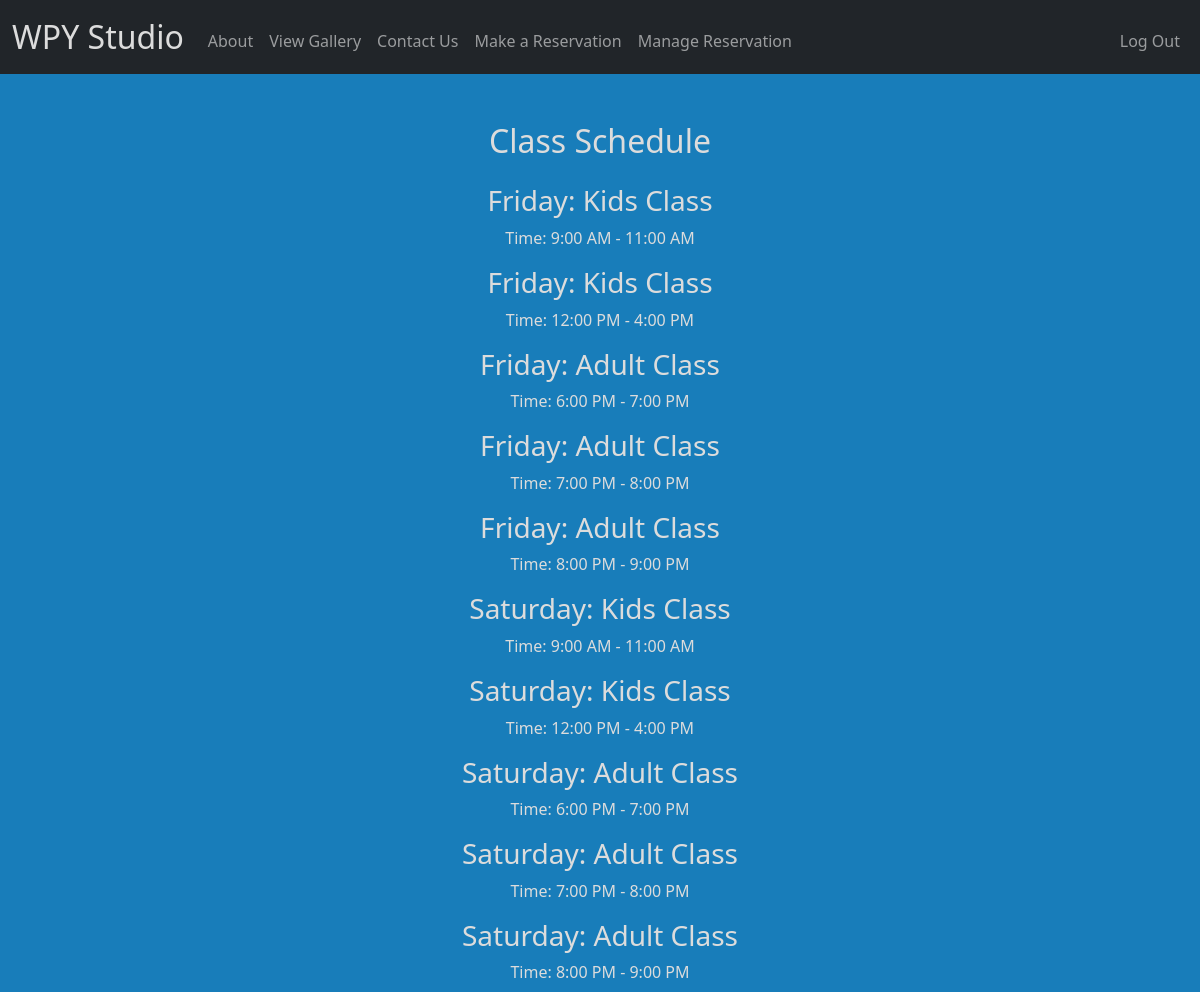
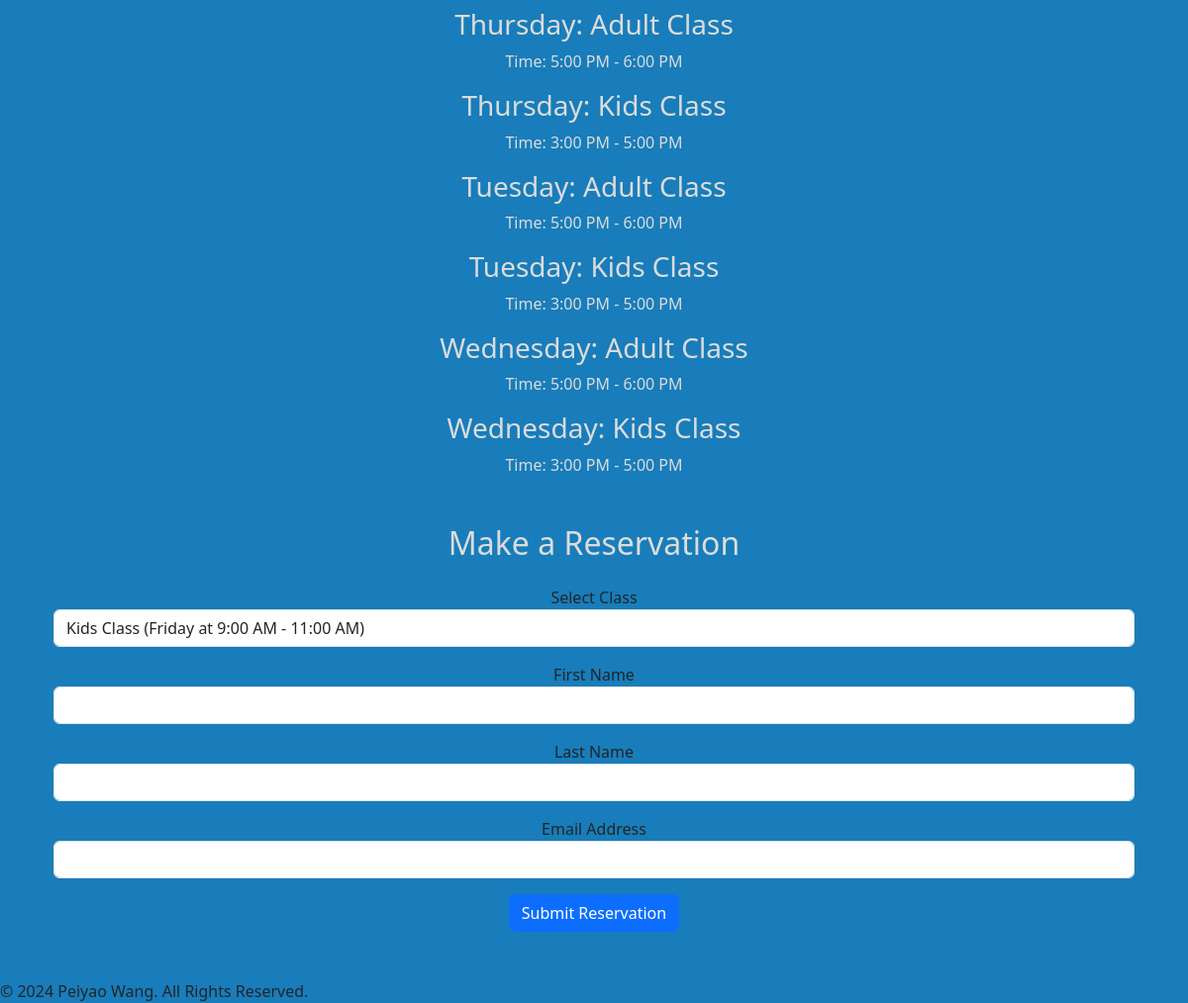
Screenshot of /make_reservation (signed in) with the database file from the repository (2 pictures, top to bottom).
### tables this page shows
CREATE TABLE classes (
    id INTEGER PRIMARY KEY AUTOINCREMENT,
    day TEXT NOT NULL,
    name TEXT NOT NULL,
    time TEXT NOT NULL
);

### app.py (the view, shortened to what this page needs)
@app.route("/make_reservation", methods=["GET", "POST"])
@login_required  # Ensures only logged-in users can make a reservation
def make_reservation():
    class_schedule = get_class_schedule()
    return render_template("make_reservation.html", class_schedule=class_schedule)

### app.py (called while the page is built)
def get_class_schedule():
    conn = sqlite3.connect('reservation.db')
    conn.row_factory = sqlite3.Row
    classes = conn.execute('SELECT * FROM classes ORDER BY day').fetchall()
    conn.close()
    return classes

@app.after_request
def after_request(response):
    response.headers["Cache-Control"] = "no-cache, no-store, must-revalidate"
    response.headers["Expires"] = 0
    response.headers["Pragma"] = "no-cache"
    return response

### helpers.py (called while the page is built)
def login_required(f):
    @wraps(f)
    def decorated_function(*args, **kwargs):
        if session.get("user_id") is None:
            return redirect("/login")
        return f(*args, **kwargs)
    return decorated_function

### templates/make_reservation.html (shortened to what this page needs)
{% extends "layout.html" %}
{% block main %}
    <div class="container">
        <h2 class="text-center mb-4">Class Schedule</h2>
        {% for class in class_schedule %}
            <div class="mb-3">
                <h3>{{ class.day }}: {{ class.name }}</h3>
                <p>Time: {{ class.time }}</p>
            </div>
        {% endfor %}
        <h2 class="text-center mt-5 mb-4">Make a Reservation</h2>
        <form action="{{ url_for('make_reservation') }}" method="post">
            <div class="mb-3">
                <label for="classSelect">Select Class</label>
                <select class="form-control" id="classSelect" name="class_id">
                    {% for class in class_schedule %}
                        <option value="{{ class.id }}">{{ class.name }} ({{ class.day }} at {{ class.time }})</option>
                    {% endfor %}
                </select>
            </div>
            <div class="mb-3">
                <label for="firstNameInput">First Name</label>
                <input type="text" class="form-control" id="firstNameInput" name="first_name" required>
            </div>
            <div class="mb-3">
                <label for="lastNameInput">Last Name</label>
                <input type="text" class="form-control" id="lastNameInput" name="last_name" required>
            </div>
            <div class="mb-3">
                <label for="emailInput">Email Address</label>
                <input type="email" class="form-control" id="emailInput" name="email" required>
            </div>
            <button type="submit" class="btn btn-primary">Submit Reservation</button>
        </form>
    </div>
{% endblock %}

### templates/layout.html (shortened to what this page needs)
<!DOCTYPE html>
<html lang="en">
    <head>
        <link href="https://cdn.jsdelivr.net/npm/bootstrap@5.3.2/dist/css/bootstrap.min.css" rel="stylesheet">
        <link href="/static/styles.css" rel="stylesheet">
    </head>
    <body>
        <nav class="bg-dark navbar navbar-expand-md navbar-dark" style="background-color: #187dba;">
            <div class="container-fluid">
                <a class="navbar-brand" href="/"><span class="offwhite">W</span><span class="offwhite">P</span><span class="offwhite">Y</span> <span class="offwhite">Studio</span></a>
                <div class="collapse navbar-collapse" id="navbar">
                    <ul class="navbar-nav me-auto mt-2">
                        <li class="nav-item"><a class="nav-link" href="/about">About</a></li>
                        <li class="nav-item"><a class="nav-link" href="/gallery">View Gallery</a></li>
                        <li class="nav-item"><a class="nav-link" href="/contact">Contact Us</a></li>
                        {% if session["user_id"] %}
                            <li class="nav-item"><a class="nav-link" href="/make_reservation">Make a Reservation</a></li>
                            <li class="nav-item"><a class="nav-link" href="/manage_reservation">Manage Reservation</a></li>
                        {% endif %}
                    </ul>
                    <ul class="navbar-nav ms-auto mt-2">
                        {% if session["user_id"] %}
                            <li class="nav-item"><a class="nav-link" href="/logout">Log Out</a></li>
                        {% else %}
                            <li class="nav-item"><a class="nav-link" href="/register">Register</a></li>
                            <li class="nav-item"><a class="nav-link" href="/login">Log In</a></li>
                        {% endif %}
                    </ul>
                </div>
            </div>
        </nav>
        <main class="container py-5 text-center">
            {% block main %}{% endblock %}
        </main>
</body>
<footer>
    &copy; 2024 Peiyao Wang. All Rights Reserved.
</footer>
</html>

### static/styles.css (style rules this page uses)
nav .navbar-brand { font-size: xx-large; }
nav .navbar-brand .offwhite { color: #dcdcdc; }
body { background-color: rgb(24, 125, 186); }
p { color: rgb(220, 220, 220); }
h2 { color: rgb(220, 220, 220); }
h3 { color: rgb(220, 220, 220); }

### rows the page displays
classes: day "Friday", name "Kids Class", time "9:00 AM - 11:00 AM"
classes: day "Friday", name "Kids Class", time "12:00 PM - 4:00 PM"
classes: day "Friday", name "Adult Class", time "6:00 PM - 7:00 PM"
classes: day "Friday", name "Adult Class", time "7:00 PM - 8:00 PM"
classes: day "Friday", name "Adult Class", time "8:00 PM - 9:00 PM"
classes: day "Saturday", name "Kids Class", time "9:00 AM - 11:00 AM"
classes: day "Saturday", name "Kids Class", time "12:00 PM - 4:00 PM"
classes: day "Saturday", name "Adult Class", time "6:00 PM - 7:00 PM"
classes: day "Saturday", name "Adult Class", time "7:00 PM - 8:00 PM"
classes: day "Saturday", name "Adult Class", time "8:00 PM - 9:00 PM"
classes: day "Thursday", name "Adult Class", time "5:00 PM - 6:00 PM"
classes: day "Thursday", name "Kids Class", time "3:00 PM - 5:00 PM"
classes: day "Tuesday", name "Adult Class", time "5:00 PM - 6:00 PM"
classes: day "Tuesday", name "Kids Class", time "3:00 PM - 5:00 PM"
classes: day "Wednesday", name "Adult Class", time "5:00 PM - 6:00 PM"
classes: day "Wednesday", name "Kids Class", time "3:00 PM - 5:00 PM"

### other values shown
form field class_id "Kids Class (Friday at 9:00 AM - 11:00 AM)"
